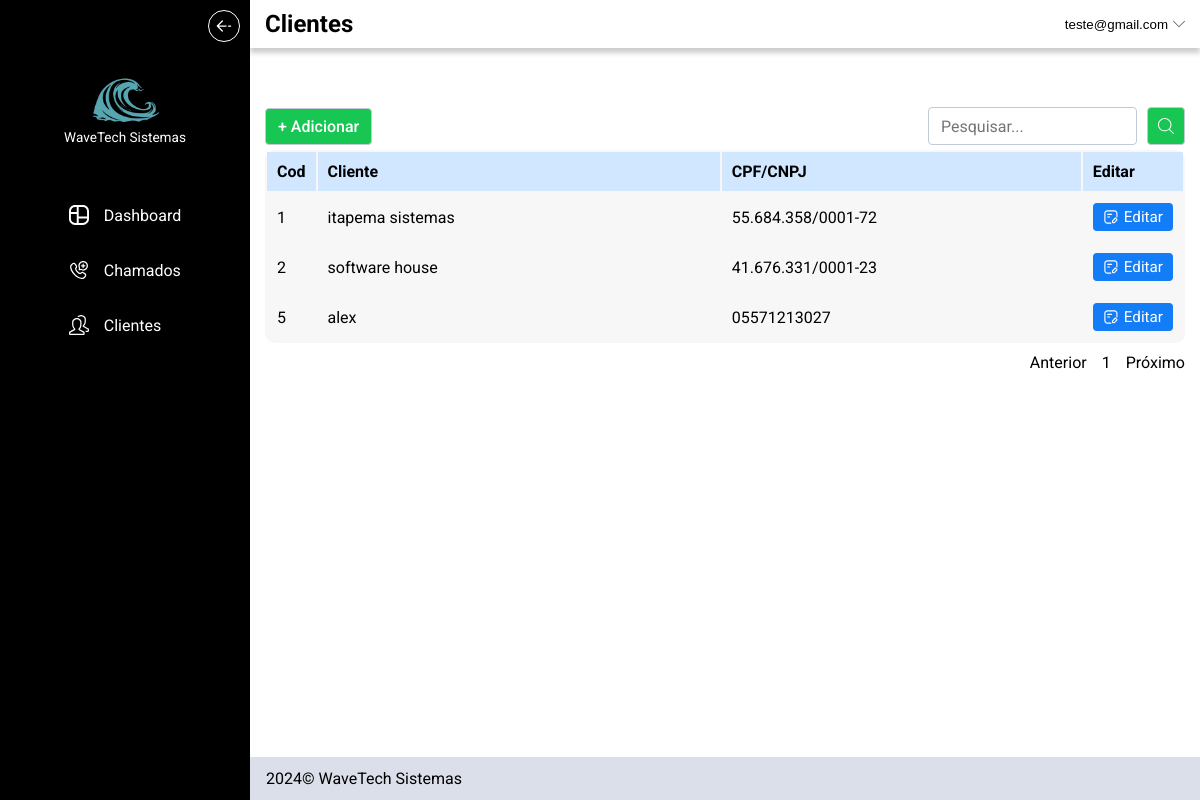
Before: /clientes (signed in) with the older database file.
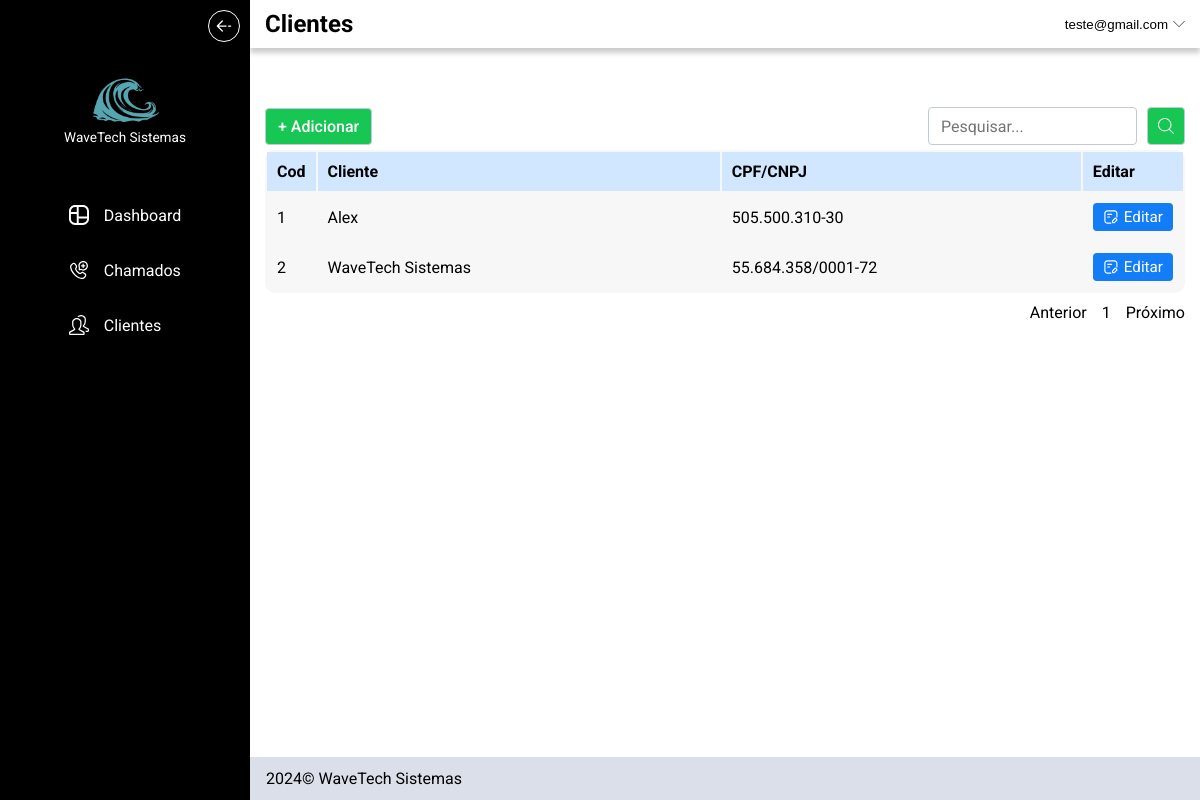
After: the same page with the newer database file.
### tables this page shows
CREATE TABLE clientes (
               id INTEGER,
               usuario_id INTEGER,
               nome TEXT NOT NULL,
               cpf_cnpj TEXT NOT NULL,
               telefone TEXT NOT NULL,
               logradouro TEXT NOT NULL,
               bairro TEXT NOT NULL,
               numero INTEGER,
               complemento TEXT,
               cidade TEXT NOT NULL,
               uf TEXT NOT NULL,
               cep TEXT,
	       PRIMARY KEY (id,usuario_id),
               FOREIGN KEY (usuario_id) REFERENCES usuarios (id)
               );

### app.py (the view, shortened to what this page needs)
@app.route("/clientes")
@login_required
def clientes():
    db = opendb()
    cursor = db.cursor()
    pesquisa = request.args.get("pesquisa")
    page = request.args.get("pagina", 1, type=int)
    per_page = 8
    offset = (page - 1) * per_page
    if not pesquisa:
        cursor.execute("SELECT COUNT(*) AS total FROM clientes WHERE usuario_id = ?", (session["user_id"],))
        total_query = cursor.fetchone()
        total_pages = total_query['total']
        cursor.execute("SELECT id, nome, cpf_cnpj FROM clientes WHERE usuario_id = ? LIMIT ? OFFSET ?",(session["user_id"], per_page, offset))
    clientes = cursor.fetchall()
    total_pages = math.ceil((total_pages / per_page))
    if total_pages < 1:
        total_pages = 1
    closedb(db, cursor)
    return render_template("clientes.html", clientes=clientes, page=page, total_pages=total_pages, pesquisa=pesquisa)

### app.py (called while the page is built)
def login_required(f):
    @wraps(f)
    def decorated_function(*args, **kwargs):
        if session.get("user_id") is None:
            return redirect("/login")
        return f(*args, **kwargs)
    return decorated_function

def opendb():
    connection = sqlite3.connect("sistema_chamados.db")
    connection.row_factory = sqlite3.Row
    return connection

def closedb(connection, cursor):
    cursor.close()
    connection.close()

@app.context_processor
def inject_user_email():
    db = opendb()
    cursor = db.cursor()
    user_id = session.get("user_id")
    if user_id:
        cursor.execute("SELECT email FROM usuarios WHERE id = ?", (user_id,))
        user_email = cursor.fetchone()
        return {
            "user_email" : user_email["email"]
        }
    return {}

### templates/clientes.html
{% extends "layout.html" %}
{% block class_header %}
  padrao
{% endblock %}
{% block title_header %}
    Clientes
{% endblock %}
{% block header %}
    <div class="pesquisar_container">
        <div class="campo_pesquisa">
            <div>
                <a class="btn_adicionar btn_verde" href="/cadastrar_clientes">+ Adicionar</a>
            </div>
            <div>
                <form action="/clientes" method="get" class="formulario_pesquisar">
                    <input type="search" autocomplete="off" id="pesquisar_cliente" name="pesquisa" placeholder="Pesquisar...">
                    <button class="btn_verde"><img src="../static/img/icon/pesquisar.svg"></button>
                </form>
            </div>
        </div>
    </div>
{% endblock %}
{% block principal %}
    <div class="tabela_content">
        <table class="tabela">
            <thead>
                <tr >
                    <th style="width: 5%;">Cod</th>
                    <th style="width: 45%;">Cliente</th>
                    <th style="width: 40%;">CPF/CNPJ</th>
                    <th style="width: 10%;">Editar</th>
                </tr>
            </thead>
            <tbody>
                {% if clientes|length == 0 %}
                    <tr>
                        <td class="full_row" colspan="6">Nenhum cliente encontrado</td>
                    </tr>
                {% else %}
                    {% for cliente in clientes %}
                        <tr>
                            <td>{{ cliente["id"] }}</td>
                            <td>{{ cliente["nome"] }}</td>
                            <td>{{ cliente["cpf_cnpj"] }}</td>
                            <td class="btn_editar"><a href="/editar_cliente?cliente={{ cliente['id']}}"><img src="../static/img/icon/editar.svg">Editar</a></td>
                        </tr>
                    {% endfor %}
                {% endif %}
            </tbody>
        </table>
        <div class="nav_tabela_content">
            <ul class="nav_tabela">
                <li><a href="{% if pesquisa %}/clientes?pesquisa={{pesquisa}}&pagina={% else %}/clientes?pagina={% endif %}{% if page > 1 %}{{ page - 1 }}{% else %}{{ page }}{% endif %}" class="anterior">Anterior</a></li>
                {% for page in range(total_pages) %}
                    <li><a href="{% if pesquisa %}/clientes?pesquisa={{pesquisa}}&pagina={% else %}/clientes?pagina={% endif %}{{ page + 1 }}">{{ page + 1 }}</a></li>
                {% endfor %}
                <li><a href="{% if pesquisa %}/clientes?pesquisa={{pesquisa}}&pagina={% else %}/clientes?pagina={% endif %}{% if (page + 1) == total_pages %}{{ page + 1 }}{% else %}{{total_pages}}{% endif %}" class="proximo">Próximo</a></li>
            </ul>
        </div>
    </div>
{% endblock %}

Changed rows visible on the page:
removed clientes: id "5", nome "alex", cpf_cnpj "05571213027"
changed clientes: nome "itapema sistemas" → "Alex"; cpf_cnpj "55.684.358/0001-72" → "505.500.310-30"
changed clientes: nome "software house" → "WaveTech Sistemas"; cpf_cnpj "41.676.331/0001-23" → "55.684.358/0001-72"
